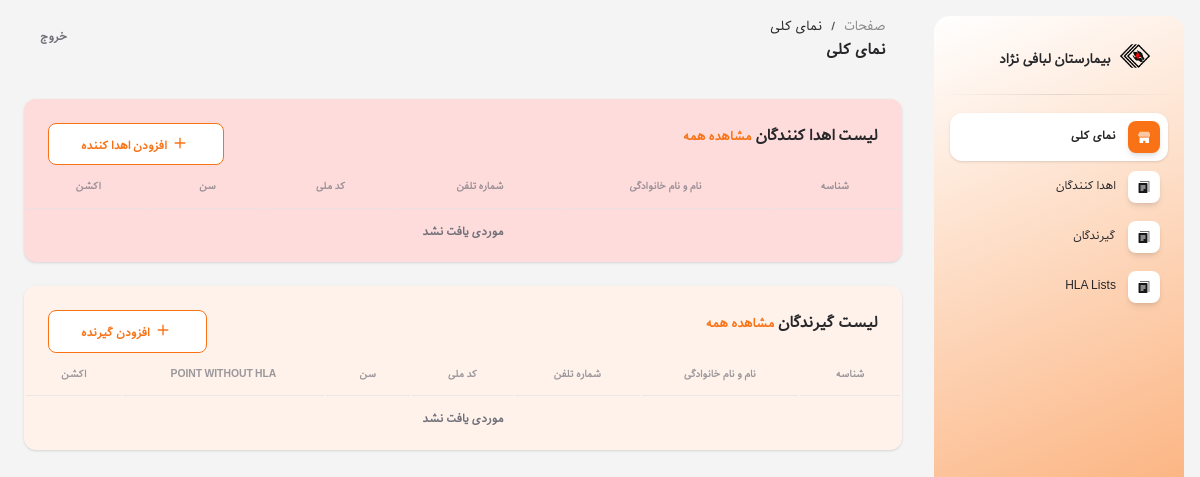
The app's page / (signed in), older data.
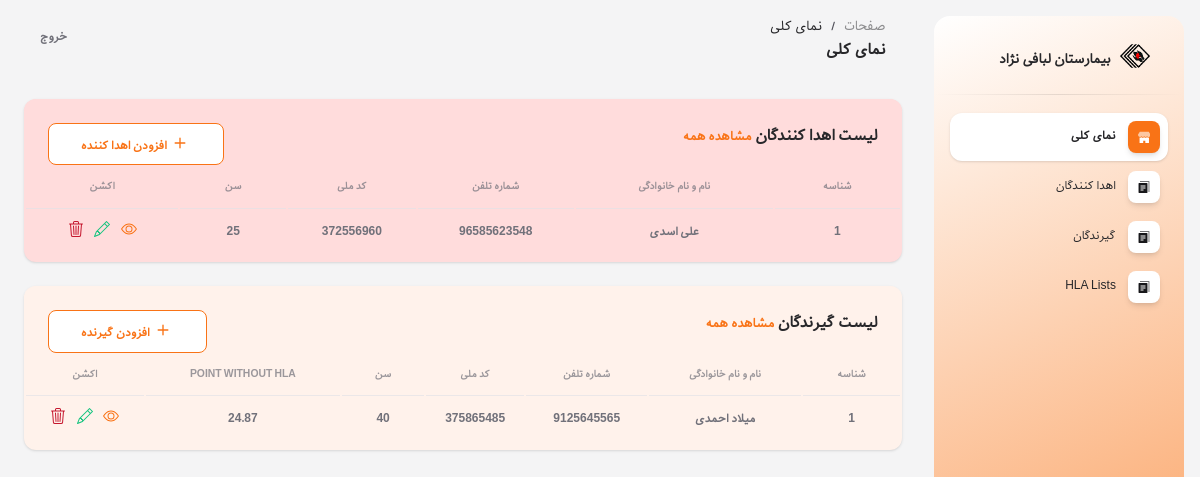
The same page, newer data.
### referees/models.py (models this page shows, shortened)
class Donor(models.Model):
    blood_group_choices = [
        ('A', 'A'),
        ('B', 'B'),
        ('AB', 'AB'),
        ('O', 'O'),
    ]
    first_name = models.CharField(verbose_name='نام', max_length=100)
    last_name = models.CharField(verbose_name='نام خانوادگی', max_length=100)
    national_code = models.IntegerField(verbose_name='کد ملی')
    phone_number = models.IntegerField(verbose_name='شماره تماس')
    age = models.IntegerField(verbose_name='سن')
    blood_group = models.CharField(verbose_name='گروه خونی', max_length=2, choices=blood_group_choices)
    kdpi = models.FloatField(verbose_name='KDPI', help_text='عددی بین 0 تا 100')
    recipient_blood_group = MultiSelectField(verbose_name='گروه خونی مناسب برای گیرنده', help_text='این مقدار توسط سیستیم تعین می گردد', max_length=2, choices=blood_group_choices)
    min_recipient_age = models.IntegerField(verbose_name='حداقل سن مناسب برای گیرنده', help_text='این مقدار توسط سیستیم تعین می گردد')
    max_recipient_age = models.IntegerField(verbose_name='حداکثر سن مناسب برای گیرنده', help_text='این مقدار توسط سیستیم تعین می گردد')
    hla_a_1 = models.ForeignKey(HlaA, on_delete=models.DO_NOTHING, verbose_name='HLA A (allele 1)', related_name='hla_a_1_donor')
    hla_a_2 = models.ForeignKey(HlaA, on_delete=models.DO_NOTHING, verbose_name='HLA A (allele 2)', related_name='hla_a_2_donor')
    hla_b_1 = models.ForeignKey(HlaB, on_delete=models.DO_NOTHING, verbose_name='HLA B (allele 1)', related_name='hla_b_1_donor')
    hla_b_2 = models.ForeignKey(HlaB, on_delete=models.DO_NOTHING, verbose_name='HLA B (allele 2)', related_name='hla_b_2_donor')
    hla_drb1_1 = models.ForeignKey(HlaDRB1, on_delete=models.DO_NOTHING, verbose_name='HLA DRB1 (allele 1)', related_name='hla_drb1_1_donor')
    hla_drb1_2 = models.ForeignKey(HlaDRB1, on_delete=models.DO_NOTHING, verbose_name='HLA DRB1 (allele 2)', related_name='hla_drb1_2_donor')
    hla_drb_1 = models.ForeignKey(HlaDRB, on_delete=models.DO_NOTHING, verbose_name='HLA DRB (allele 1)', null=True, blank=True, related_name='hla_drb_1_donor')
    hla_drb_2 = models.ForeignKey(HlaDRB, on_delete=models.DO_NOTHING, verbose_name='HLA DRB (allele 2)', null=True, blank=True, related_name='hla_drb_2_donor')
    hla_dqb1_1 = models.ForeignKey(HlaDQB1, on_delete=models.DO_NOTHING, verbose_name='HLA DQB1 (allele 1)', related_name='hla_dqb1_1_donor')
    hla_dqb1_2 = models.ForeignKey(HlaDQB1, on_delete=models.DO_NOTHING, verbose_name='HLA DQB1 (allele 2)', related_name='hla_dqb1_2_donor')
    class Meta:
        verbose_name = 'اهدا کننده'
        verbose_name_plural = 'اهدا کنندگان'

class Recipient(models.Model):
    blood_group_choices = [
        ('A', 'A'),
        ('B', 'B'),
        ('AB', 'AB'),
        ('O', 'O'),
    ]
    previous_donation_candidate_choices = [
        ('yes', 'YES'),
        ('no', 'NO'),
    ]
    medical_urgency_choices = [
        ('1', 'no access'),
        ('2', 'cardiomyopathy'),
        ('3', 'none'),
    ]
    cpra_choices = [
        ('1', '≥ 98%'),
        ('2', '95-97%'),
        ('3', 'none'),
    ]
    first_name = models.CharField(verbose_name='نام', max_length=100)
    last_name = models.CharField(verbose_name='نام خانوادگی', max_length=100)
    national_code = models.IntegerField(verbose_name='کد ملی')
    phone_number = models.IntegerField(verbose_name='شماره تماس')
    age = models.IntegerField(verbose_name='سن')
    blood_group = models.CharField(verbose_name='گروه خونی', max_length=2, choices=blood_group_choices)
    waiting_list = models.CharField(max_length=10)
    dialysis_duration = models.CharField(max_length=10)
    previous_donation = models.CharField(max_length=3, choices=previous_donation_candidate_choices)
    medical_urgency = models.CharField(max_length=1, choices=medical_urgency_choices)
    candidate_for_2_kidney_TX = models.CharField(max_length=3, choices=previous_donation_candidate_choices)
    candidate_for_kidney_after_other_organ_TX = models.CharField(max_length=3, choices=previous_donation_candidate_choices)
    cpra = models.CharField(max_length=1, choices=cpra_choices)
    desensitized = models.CharField(max_length=3, choices=previous_donation_candidate_choices)
    hla_a_1 = models.ForeignKey(HlaA, on_delete=models.DO_NOTHING, verbose_name='HLA A (allele 1)', related_name='hla_a_1_recipient')
    hla_a_2 = models.ForeignKey(HlaA, on_delete=models.DO_NOTHING, verbose_name='HLA A (allele 2)', related_name='hla_a_2_recipient')
    hla_b_1 = models.ForeignKey(HlaB, on_delete=models.DO_NOTHING, verbose_name='HLA B (allele 1)', related_name='hla_b_1_recipient')
    hla_b_2 = models.ForeignKey(HlaB, on_delete=models.DO_NOTHING, verbose_name='HLA B (allele 2)', related_name='hla_b_2_recipient')
    hla_drb1_1 = models.ForeignKey(HlaDRB1, on_delete=models.DO_NOTHING, verbose_name='HLA DRB1 (allele 1)', related_name='hla_drb1_1_recipient')
    hla_drb1_2 = models.ForeignKey(HlaDRB1, on_delete=models.DO_NOTHING, verbose_name='HLA DRB1 (allele 2)', related_name='hla_drb1_2_recipient')
    hla_drb_1 = models.ForeignKey(HlaDRB, on_delete=models.DO_NOTHING, verbose_name='HLA DRB (allele 1)', null=True, blank=True, related_name='hla_drb_1_recipient')
    hla_drb_2 = models.ForeignKey(HlaDRB, on_delete=models.DO_NOTHING, verbose_name='HLA DRB (allele 2)', null=True, blank=True, related_name='hla_drb_2_recipient')
    hla_dqb1_1 = models.ForeignKey(HlaDQB1, on_delete=models.DO_NOTHING, verbose_name='HLA DQB1 (allele 1)', related_name='hla_dqb1_1_recipient')
    hla_dqb1_2 = models.ForeignKey(HlaDQB1, on_delete=models.DO_NOTHING, verbose_name='HLA DQB1 (allele 2)', related_name='hla_dqb1_2_recipient')
    point = models.FloatField(verbose_name='امتیاز')
    class Meta:
        verbose_name = 'گیرنده'
        verbose_name_plural = 'گیرندگان'

### referees/views.py (the view)
# urls.py: path('', main, name='main'),
@login_required
def main(request):
    donors = Donor.objects.all().order_by('-id')[:5]
    recipients = Recipient.objects.all().order_by('-id')[:5]
    context = {
        'donors': donors,
        'recipients': recipients
    }
    return render(request, 'main.html', context=context)

### templates/main.html (shortened to what the changed rows need)
{% extends 'base.html' %}
{% load static %}
{% block contain %}
<div class="row">
    <div class="col-12">
        <div class="card mb-4" style="background-color: #FFDCDC;">
            <div class="card-body px-0 pt-0 pb-2">
                <div class="table-responsive p-0">
                    <table class="table align-items-center mb-0">
                        <thead>
                            <tr>
                                <th
                                    class="text-center text-uppercase text-secondary text-xxs font-weight-bolder opacity-7">
                                    شناسه</th>
                                <th
                                    class="text-center text-uppercase text-secondary text-xxs font-weight-bolder opacity-7">
                                    نام و نام خانوادگی</th>
                                <th
                                    class="text-center text-uppercase text-secondary text-xxs font-weight-bolder opacity-7">
                                    شماره تلفن</th>
                                <th
                                    class="text-center text-uppercase text-secondary text-xxs font-weight-bolder opacity-7">
                                    کد ملی</th>
                                <th
                                    class="text-center text-uppercase text-secondary text-xxs font-weight-bolder opacity-7">
                                    سن</th>
                                <th
                                    class="text-center text-uppercase text-secondary text-xxs font-weight-bolder opacity-7">
                                    اکشن</th>
                            </tr>
                        </thead>
                        <tbody>
                            {% if donors %}
                            {% for donor in donors %}
                            <tr>
                                <td class="align-middle text-center">
                                    <span class="text-secondary text-xs font-weight-bold">{{ donor.id }}</span>
                                </td>
                                <td class="align-middle text-center">
                                    <span class="text-secondary text-xs font-weight-bold">{{ donor.first_name }} {{ donor.last_name }}</span>
                                </td>
                                <td class="align-middle text-center">
                                    <span class="text-secondary text-xs font-weight-bold">{{ donor.phone_number }}</span>
                                </td>
                                <td class="align-middle text-center">
                                    <span class="text-secondary text-xs font-weight-bold">{{ donor.national_code }}</span>
                                </td>
                                <td class="align-middle text-center">
                                    <span class="text-secondary text-xs font-weight-bold">{{ donor.age }}</span>
                                </td>
                                <td class="align-middle text-center">
                                    <a href="{% url 'donor_detail' donor.id %}" title="جزئیات" style="padding: 0 4px;">
                                        <span class="text-secondary text-xs font-weight-bold">
                                        </span>
                                    </a>
                                    <a href="{% url 'donor_update' donor.id %}" title="ویرایش" style="padding: 0 4px;">
                                        <span class="text-secondary text-xs font-weight-bold">
                                        </span>
                                    </a>
                                    <a href="{% url 'donor_delete' donor.id %}" title="حذف" style="padding: 0 4px;">
                                        <span class="text-secondary text-xs font-weight-bold">
                                        </span>
                                    </a>
                                </td>
                            </tr>
                            {% endfor %}
                            {% else %}
                            <tr>
                                <td colspan="6" class="align-middle text-center">
                                    <span class="text-secondary text-xs font-weight-bold">موردی یافت نشد</span>
                                </td>
                            </tr>
                            {% endif %}
                        </tbody>
                    </table>
                </div>
            </div>
        </div>
    </div>
    <div class="col-12">
        <div class="card mb-4" style="background-color: #FFF2EB;">
            <div class="card-body px-0 pt-0 pb-2">
                <div class="table-responsive p-0">
                    <table class="table align-items-center mb-0">
                        <thead>
                            <tr>
                                <th
                                    class="text-center text-uppercase text-secondary text-xxs font-weight-bolder opacity-7">
                                    شناسه</th>
                                <th
                                    class="text-center text-uppercase text-secondary text-xxs font-weight-bolder opacity-7">
                                    نام و نام خانوادگی</th>
                                <th
                                    class="text-center text-uppercase text-secondary text-xxs font-weight-bolder opacity-7">
                                    شماره تلفن</th>
                                <th
                                    class="text-center text-uppercase text-secondary text-xxs font-weight-bolder opacity-7">
                                    کد ملی</th>
                                <th
                                    class="text-center text-uppercase text-secondary text-xxs font-weight-bolder opacity-7">
                                    سن</th>
                                <th
                                    class="text-center text-uppercase text-secondary text-xxs font-weight-bolder opacity-7">
                                    Point Without HLA</th>
                                <th
                                    class="text-center text-uppercase text-secondary text-xxs font-weight-bolder opacity-7">
                                    اکشن</th>
                            </tr>
                        </thead>
                        <tbody>
                            {% if recipients %}
                            {% for recipient in recipients %}
                            <tr>
                                <td class="align-middle text-center">
                                    <span class="text-secondary text-xs font-weight-bold">{{ recipient.id }}</span>
                                </td>
                                <td class="align-middle text-center">
                                    <span class="text-secondary text-xs font-weight-bold">{{ recipient.first_name }} {{ recipient.last_name }}</span>
                                </td>
                                <td class="align-middle text-center">
                                    <span class="text-secondary text-xs font-weight-bold">{{ recipient.phone_number }}</span>
                                </td>
                                <td class="align-middle text-center">
                                    <span class="text-secondary text-xs font-weight-bold">{{ recipient.national_code }}</span>
                                </td>
                                <td class="align-middle text-center">
                                    <span class="text-secondary text-xs font-weight-bold">{{ recipient.age }}</span>
                                </td>
                                <td class="align-middle text-center">
                                    <span class="text-secondary text-xs font-weight-bold">{{ recipient.point }}</span>
                                </td>
                                <td class="align-middle text-center">
                                    <a href="{% url 'recipient_detail' recipient.id %}" title="جزئیات" style="padding: 0 4px;">
                                        <span class="text-secondary text-xs font-weight-bold">
                                        </span>
                                    </a>
                                    <a href="{% url 'recipient_update' recipient.id %}" title="ویرایش" style="padding: 0 4px;">
                                        <span class="text-secondary text-xs font-weight-bold">
                                        </span>
                                    </a>
                                    <a href="{% url 'recipient_delete' recipient.id %}" title="حذف" style="padding: 0 4px;">
                                        <span class="text-secondary text-xs font-weight-bold">
                                        </span>
                                    </a>
                                </td>
                            </tr>
                            {% endfor %}
                            {% else %}
                            <tr>
                                <td colspan="7" class="align-middle text-center">
                                    <span class="text-secondary text-xs font-weight-bold">موردی یافت نشد</span>
                                </td>
                            </tr>
                            {% endif %}
                        </tbody>
                    </table>
                </div>
            </div>
        </div>
    </div>
</div>
{% endblock %}

Row changes from the older to the newer data that the page shows:
added Donor: id "1", first_name "علی", last_name "اسدی", phone_number "96585623548", national_code "372556960", age "25"
added Recipient: id "1", first_name "میلاد", last_name "احمدی", phone_number "9125645565", national_code "375865485", age "40", point "24.87"
Text that changed along with them:
text no longer shown: "موردی یافت نشد موردی یافت نشد"
